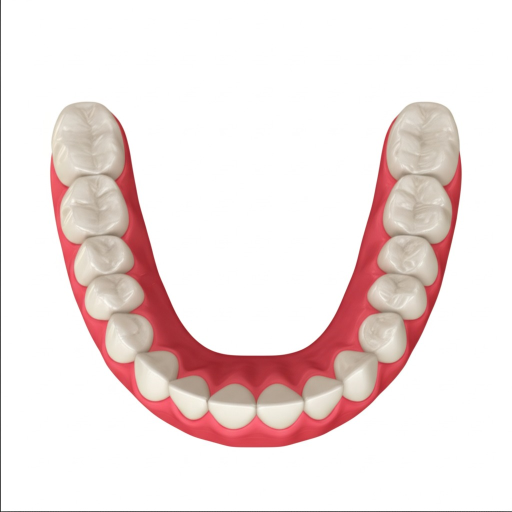
#> input picture AutoCapture/Assets/Lower.png, 1024 x 1024 px (shown at 1/2 size)
$ python main.py
#> lines starting #> are read from the running program, lines starting #| are printed output that depends on the picture; after the words box and inside, x2 and y2 are one past the last pixel; in counts of white or black regions, pixels touching at a corner belong together
import cv2
import numpy as np
import threading
import time
import os
import platform
from dataclasses import dataclass
from enum import Enum, auto

# ==========================================
# 1. Configuration & Assets
# ==========================================

class AssetManager:
    def __init__(self):
        # Absolute path calculation
        self.base_path = os.path.join(os.path.dirname(os.path.abspath(__file__)), "Assets")
        self.voices_path = os.path.join(self.base_path, "Voices")

        # Load Icons with Debugging
        print(f"[ASSETS] Loading from: {self.base_path}")
        self.icon_lower = self._load_image("Lower.png")
        self.icon_upper = self._load_image("Upper.png")

        self.system = platform.system()

    def _load_image(self, name):
#> called with name = 'Lower.png'
        path = os.path.join(self.base_path, name)
        if os.path.exists(path):
            img = cv2.imread(path, cv2.IMREAD_UNCHANGED)
#> img is the input picture: shape (1024, 1024, 4); mean B, G, R, A 225.9, 227.2, 241.1, 255
            if img is not None:
                print(f"[ASSETS] Loaded {name} successfully. Dimensions: {img.shape}")
#| [ASSETS] Loaded Lower.png successfully. Dimensions: (1024, 1024, 4)
#> call 2 of _load_image, with name = 'Upper.png'
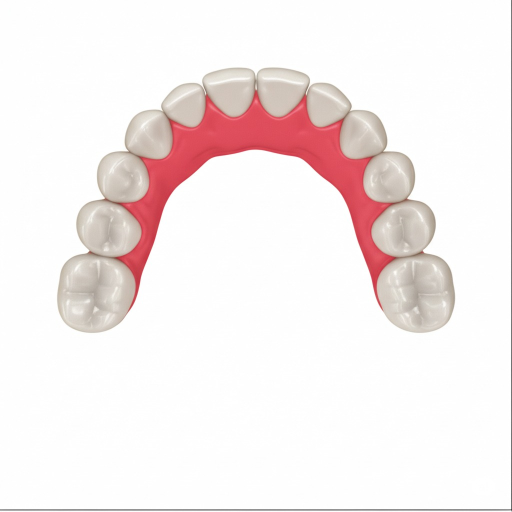
#> input picture AutoCapture/Assets/Upper.png, 1024 x 1024 px (shown at 1/2 size)
#> in _load_image, img is the input picture: shape (1024, 1024, 4); mean B, G, R, A 236.4, 236.9, 245.7, 255
#| [ASSETS] Loaded Upper.png successfully. Dimensions: (1024, 1024, 4)
                return img
            else:
                print(f"[ERR] {name} found but failed to load (corrupt?).")
        else:
            print(f"[WARN] Asset not found: {name} at {path}")
        return None

    def play_voice(self, filename):
        self._play_sound_file(os.path.join(self.voices_path, filename))

    def _play_sound_file(self, path):
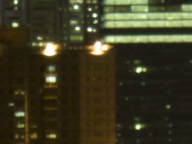
#> input picture AndroidUSBCamera-3.3.3 2/libuvc/src/main/jni/libjpeg-turbo-1.5.0/testimages/nightshot_iso_100.bmp, 192 x 144 px, given in place of the camera
#> in main, frame is the input picture: shape (144, 192, 3); mean B, G, R 33.8, 57.1, 60.1
        if not os.path.exists(path): return
        if self.system == "Windows":
            import winsound
            winsound.PlaySound(path, winsound.SND_ASYNC | winsound.SND_FILENAME)
        elif self.system == "Darwin": # macOS
            os.system(f"afplay '{path}' &")
        elif self.system == "Linux":
            os.system(f"aplay '{path}' &")

# ==========================================
# 2. Data Structures
# ==========================================

@dataclass
class MotionState:
    mu: float = 0.0
    sigma: float = 0.0
    speed_warning: bool = False
    stability_warning: bool = False

@dataclass
class GuidanceResult:
    prompt: str
    color: tuple
    motion: MotionState

class ScanningState(Enum):
    READY_TO_SCAN_LOWER = auto()
    SCANNING_LOWER = auto()
    READY_TO_SCAN_UPPER = auto()
    SCANNING_UPPER = auto()
    COMPLETE = auto()

# ==========================================
# 3. Logic: Hysteresis & Guidance
# ==========================================

class HysteresisState:
    def __init__(self, enter_threshold, clear_threshold, k_confirm=5):
        self._enter_threshold = enter_threshold
        self._clear_threshold = clear_threshold
        self._k_confirm = k_confirm
        self._enter_counter = 0
        self._clear_counter = 0
        self.is_warning = False

    def update(self, value):
        if not self.is_warning:
            if value >= self._enter_threshold: self._enter_counter += 1
            else: self._enter_counter = 0
            if self._enter_counter >= self._k_confirm:
                self.is_warning = True
                self._enter_counter = 0
        else:
            if value <= self._clear_threshold: self._clear_counter += 1
            else: self._clear_counter = 0
            if self._clear_counter >= self._k_confirm:
                self.is_warning = False
                self._clear_counter = 0

class GuidanceSystem:
    def __init__(self, asset_manager):
        self.assets = asset_manager

        # --- Parameters ---
        self.MOTION_TARGET_WIDTH = 480
        self.LK_EVERY_N = 3
        self.CAPTURE_SPEED_THRESH = 4.0
        self.CAPTURE_STAB_THRESH = 3.0
        self.CAPTURE_DELAY_S = 0.5
        self.CAPTURE_COOLDOWN_S = 1.5

        # --- State ---
        self._stop_event = threading.Event()
        self._frame_lock = threading.Lock()
        self._latest_frame = None
        self._new_frame_event = threading.Event()
        self._motion_state_lock = threading.Lock()
        self._motion_state = MotionState()
        self._motion_updated_event = threading.Event()
        self._is_processing_active = False

        self.on_guidance_updated = None
        self.on_capture_triggered = None

    def start(self):
        if not self._stop_event.is_set():
            self._stop_event.clear()
            threading.Thread(target=self._motion_worker, daemon=True).start()
            threading.Thread(target=self._state_worker, daemon=True).start()

    def stop(self):
        self._stop_event.set()
        self._new_frame_event.set()
        self._motion_updated_event.set()

    def set_processing_active(self, is_active):
        self._is_processing_active = is_active

    def process_frame(self, frame):
        if self._stop_event.is_set(): return
        with self._frame_lock:
            self._latest_frame = frame.copy()
        self._new_frame_event.set()

    def get_latest_frame(self):
        with self._frame_lock:
            return self._latest_frame.copy() if self._latest_frame is not None else None

    def _motion_worker(self):
        MAX_CORNERS, MIN_CORNERS = 100, 40
        prev_gray, prev_pts = None, None
        mu_smooth, sigma_smooth = None, None
        last_mu_raw, last_sigma_raw = 0, 0
        iteration = 0
        sp_state = HysteresisState(15.0, 12.0)
        sb_state = HysteresisState(10.0, 8.0)

        while not self._stop_event.is_set():
            self._new_frame_event.wait()
            self._new_frame_event.clear()
            if self._stop_event.is_set(): break

            with self._frame_lock:
                if self._latest_frame is None: continue
                frame = self._latest_frame.copy()

            # ROI & Resize
            h, w = frame.shape[:2]
            crop = frame[int(h*0.2):int(h*0.8), int(w*0.15):int(w*0.85)]
            scale = self.MOTION_TARGET_WIDTH / crop.shape[1]
            ds = cv2.resize(crop, (self.MOTION_TARGET_WIDTH, int(crop.shape[0]*scale)), interpolation=cv2.INTER_NEAREST)
            gray = cv2.cvtColor(ds, cv2.COLOR_BGR2GRAY)

            # Optical Flow Logic
            mu_raw, sigma_raw = 0, 0
            if prev_gray is None or prev_pts is None or len(prev_pts) < MIN_CORNERS:
                prev_pts = cv2.goodFeaturesToTrack(gray, MAX_CORNERS, 0.01, 8, blockSize=3)
            else:
                if iteration % self.LK_EVERY_N == 0:
                    next_pts, status, _ = cv2.calcOpticalFlowPyrLK(prev_gray, gray, prev_pts, None, winSize=(15,15), maxLevel=2)
                    if next_pts is not None:
                        good_new = next_pts[status == 1]
                        good_old = prev_pts[status == 1]
                        if len(good_new) >= MIN_CORNERS:
                            dists = np.sqrt(np.sum((good_new - good_old)**2, axis=1))
                            mu_raw = np.mean(dists)
                            sigma_raw = np.std(dists) if len(dists) > 1 else 0
                            prev_pts = good_new.reshape(-1, 1, 2)
                        else:
                            prev_pts = None # Reset
                else:
                    mu_raw, sigma_raw = last_mu_raw, last_sigma_raw

            prev_gray = gray
            last_mu_raw, last_sigma_raw = mu_raw, sigma_raw

            # Smoothing
            if mu_smooth is None: mu_smooth, sigma_smooth = mu_raw, sigma_raw
            else:
                mu_smooth = 0.8 * mu_smooth + 0.2 * mu_raw
                sigma_smooth = 0.8 * sigma_smooth + 0.2 * sigma_raw

            sp_state.update(mu_smooth)
            sb_state.update(sigma_smooth)

            with self._motion_state_lock:
                self._motion_state = MotionState(mu_smooth, sigma_smooth, sp_state.is_warning, sb_state.is_warning)
            self._motion_updated_event.set()
            iteration += 1

    def _state_worker(self):
        c_green = (60, 200, 60)
        c_amber = (0, 180, 255)
        c_red = (60, 60, 255)
        c_cyan = (255, 200, 80)
        stable_since = None
        last_capture_time = 0

        while not self._stop_event.is_set():
            self._motion_updated_event.wait()
            self._motion_updated_event.clear()
            if self._stop_event.is_set(): break

            with self._motion_state_lock: ms = self._motion_state

            if not self._is_processing_active:
                if self.on_guidance_updated:
                    self.on_guidance_updated(None)
                continue

            # Capture Logic
            is_stable = (ms.mu < self.CAPTURE_SPEED_THRESH) and (ms.sigma < self.CAPTURE_STAB_THRESH)
            is_arming = False
            now = time.time()

            if is_stable:
                if stable_since is None: stable_since = now
                if (now - stable_since) >= self.CAPTURE_DELAY_S:
                    is_arming = True
                    if (now - last_capture_time) >= self.CAPTURE_COOLDOWN_S:
                        if self.on_capture_triggered: self.on_capture_triggered()
                        last_capture_time = now
                        stable_since = None
                        is_arming = False
            else:
                stable_since = None
                is_arming = False

            if ms.speed_warning and ms.stability_warning: prompt, color = "Slow down & keep steady", c_red
            elif ms.speed_warning: prompt, color = "Slow down", c_amber
            elif ms.stability_warning: prompt, color = "Keep steady", c_amber
            elif is_arming: prompt, color = "Hold steady to capture...", c_cyan
            else: prompt, color = "Ready to capture", c_green

            if self.on_guidance_updated:
                self.on_guidance_updated(GuidanceResult(prompt, color, ms))

# ==========================================
# 4. UI Drawing
# ==========================================

class OverlayDrawer:
    def __init__(self, asset_manager):
        self.assets = asset_manager
        self.btn_main_rect = None
        self.btn_recapture_rect = None
        self.flash_frames = 0

    def trigger_flash(self):
        self.flash_frames = 8

    def draw_ui(self, frame, session_state, guidance_result, ui_text_main, ui_btn_text, progress_text):
#> called with ui_text_main = 'Place scanner at LEFT of LOWER arch.', ui_btn_text = 'Start Lower Scan', progress_text = '1/2'
        h, w = frame.shape[:2]
#> h = 144; w = 192

        # 1. Status Bar (Only if ACTIVE scanning)
        if guidance_result is not None:
            bar_h = 50
            bar_color = guidance_result.color
            cv2.rectangle(frame, (0, h - bar_h), (w, h), bar_color, -1)
            status_text = guidance_result.prompt
            cv2.putText(frame, status_text, (30, h - 15), cv2.FONT_HERSHEY_SIMPLEX, 1.0, (255, 255, 255), 2)

            # Target Box
            cx, cy = w // 2, h // 2
            box_sz = 300
            cv2.rectangle(frame, (cx-box_sz//2, cy-box_sz//2), (cx+box_sz//2, cy+box_sz//2), (255, 255, 100), 2)

        # 2. Top Instruction
        cv2.putText(frame, ui_text_main, (60, 80), cv2.FONT_HERSHEY_SIMPLEX, 1.0, (0,0,0), 4)
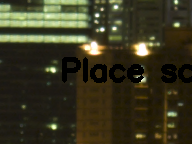
#> frame: shape (144, 192, 3); mean B, G, R 32.7, 55, 57.6
        cv2.putText(frame, ui_text_main, (60, 80), cv2.FONT_HERSHEY_SIMPLEX, 1.0, (255,255,255), 2)
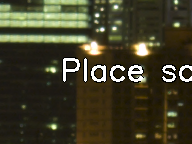
#> frame: shape (144, 192, 3); 3.06% of pixels changed, all inside (x1, y1, x2, y2) = (63, 58, 192, 82)

        # 3. Control Panel (Bottom Left)
        panel_w, panel_h = 300, 260
        pad_x, pad_y = 50, 80
        panel_x, panel_y = pad_x, h - panel_h - pad_y
#> panel_x = 50; panel_y = -196

        # Dark Card Background
        overlay = frame.copy()
        cv2.rectangle(overlay, (panel_x, panel_y), (panel_x + panel_w, panel_y + panel_h), (30, 30, 35), -1)
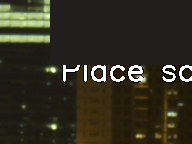
#> overlay: shape (144, 192, 3); mean B, G, R 33.6, 46.9, 50.9
        cv2.addWeighted(overlay, 0.9, frame, 0.1, 0, frame)

        # Arch Icon Logic (Updated)
        icon = None
        if "LOWER" in session_state.name:
            icon = self.assets.icon_lower
        elif "UPPER" in session_state.name:
            icon = self.assets.icon_upper

        if icon is not None:
            icon_sz = 100
            ix = panel_x + (panel_w - icon_sz) // 2
#> ix = 150
            iy = panel_y + 30
#> iy = -166
            # Resize
            try:
                # Maintain aspect ratio
                ratio = icon.shape[1] / icon.shape[0]
#> ratio = 1
                new_w = int(icon_sz * ratio)
#> new_w = 100
                icon_resized = cv2.resize(icon, (new_w, icon_sz))
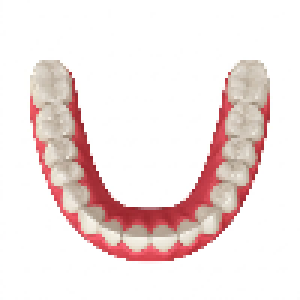
#> icon_resized: shape (100, 100, 4) (shown 3 times larger); mean B, G, R, A 226.5, 227.7, 241.7, 255

                # Re-calculate center with new width
                ix = panel_x + (panel_w - new_w) // 2

                # Draw
                self._overlay_image(frame, icon_resized, ix, iy)
            except Exception as e:
                print(f"[DRAW ERR] Icon draw failed: {e}")

        # "1/2" Text
        text_sz = cv2.getTextSize(progress_text, cv2.FONT_HERSHEY_SIMPLEX, 1.0, 2)[0]
        tx = panel_x + (panel_w - text_sz[0]) // 2
        ty = panel_y + 160
        cv2.putText(frame, progress_text, (tx, ty), cv2.FONT_HERSHEY_SIMPLEX, 1.0, (255, 255, 255), 2)

        # MAIN ACTION BUTTON
        btn_h = 50
        btn_y = panel_y + 180
        btn_x = panel_x + 20
        btn_w = panel_w - 40

        btn_color = (230, 80, 80)
        cv2.rectangle(frame, (btn_x, btn_y), (btn_x + btn_w, btn_y + btn_h), btn_color, -1)

        b_sz = cv2.getTextSize(ui_btn_text, cv2.FONT_HERSHEY_SIMPLEX, 0.7, 2)[0]
        bx = btn_x + (btn_w - b_sz[0]) // 2
        by = btn_y + (btn_h + b_sz[1]) // 2
        cv2.putText(frame, ui_btn_text, (bx, by), cv2.FONT_HERSHEY_SIMPLEX, 0.7, (255, 255, 255), 2)

        self.btn_main_rect = (btn_x, btn_y, btn_x + btn_w, btn_y + btn_h)

        # RECAPTURE BUTTON
        self.btn_recapture_rect = None
        show_recapture = session_state in [ScanningState.READY_TO_SCAN_UPPER, ScanningState.COMPLETE]

        if show_recapture:
            r_btn_h = 40
            r_btn_y = btn_y + btn_h + 15

            # Draw Outline
            cv2.rectangle(frame, (btn_x, r_btn_y), (btn_x + btn_w, r_btn_y + r_btn_h), (50,50,50), -1)
            cv2.rectangle(frame, (btn_x, r_btn_y), (btn_x + btn_w, r_btn_y + r_btn_h), (150,150,150), 1)

            r_text = "Recapture"
            r_sz = cv2.getTextSize(r_text, cv2.FONT_HERSHEY_SIMPLEX, 0.6, 1)[0]
            rx = btn_x + (btn_w - r_sz[0]) // 2
            ry = r_btn_y + (r_btn_h + r_sz[1]) // 2
            cv2.putText(frame, r_text, (rx, ry), cv2.FONT_HERSHEY_SIMPLEX, 0.6, (200, 200, 200), 1)

            self.btn_recapture_rect = (btn_x, r_btn_y, btn_x + btn_w, r_btn_y + r_btn_h)

        # 4. Handle Capture Flash
        if self.flash_frames > 0:
            self._draw_corner_flash(frame)
            self.flash_frames -= 1

    # [9 lines left out: function _draw_corner_flash, not called in this run]

    def _overlay_image(self, bg, fg, x, y):
        # FIX: Clipping logic added to ensure icons render even if slightly off-screen
#> called with x = 150, y = -166
        h_fg, w_fg = fg.shape[:2]
#> h_fg = 100; w_fg = 100
        h_bg, w_bg = bg.shape[:2]
#> h_bg = 144; w_bg = 192

        if x >= w_bg or y >= h_bg: return # Totally out of bounds

        # Calculate clipping
        x_start = max(0, x)
#> x_start = 150
        y_start = max(0, y)
#> y_start = 0
        x_end = min(w_bg, x + w_fg)
#> x_end = 192
        y_end = min(h_bg, y + h_fg)

        # Calculate overlap in foreground terms
        fg_x_start = x_start - x
        fg_y_start = y_start - y
        fg_x_end = fg_x_start + (x_end - x_start)
        fg_y_end = fg_y_start + (y_end - y_start)

        if (x_end - x_start) <= 0 or (y_end - y_start) <= 0: return

        # Case 1: 4 Channels (Transparent PNG)
        if fg.shape[2] == 4:
            fg_crop = fg[fg_y_start:fg_y_end, fg_x_start:fg_x_end]
            bg_crop = bg[y_start:y_end, x_start:x_end]

            alpha_fg = fg_crop[:, :, 3] / 255.0
            alpha_bg = 1.0 - alpha_fg

            for c in range(3):
                bg_crop[:, :, c] = (alpha_fg * fg_crop[:,:,c] + alpha_bg * bg_crop[:,:,c])

            bg[y_start:y_end, x_start:x_end] = bg_crop

        # Case 2: 3 Channels (Standard JPG/PNG without alpha)
        elif fg.shape[2] == 3:
            bg[y_start:y_end, x_start:x_end] = fg[fg_y_start:fg_y_end, fg_x_start:fg_x_end]

# ==========================================
# 5. Session Manager
# ==========================================

class SessionManager:
    def __init__(self, guidance_system, asset_manager, drawer):
        self.guidance = guidance_system
        self.assets = asset_manager
        self.drawer = drawer
        self.state = ScanningState.READY_TO_SCAN_LOWER
        self.main_text = ""
        self.btn_text = ""
        self.progress_text = ""

        self.save_dir = os.path.join(os.getcwd(), "Captures")
        if not os.path.exists(self.save_dir): os.makedirs(self.save_dir)

        # File Tracking for Deletion
        self.files_lower = []
        self.files_upper = []

        self.guidance.on_capture_triggered = self.on_internal_capture

    def start_session(self):
        self.guidance.start()
        self.state = ScanningState.READY_TO_SCAN_LOWER
        self.update_ui_state()

    # [78 lines left out: functions action_button_click, recapture_click, _delete_files, on_internal_capture, not called in this run]

    def update_ui_state(self):
        if self.state == ScanningState.READY_TO_SCAN_LOWER:
            self.main_text = "Place scanner at LEFT of LOWER arch."
            self.btn_text = "Start Lower Scan"
            self.progress_text = "1/2"
            self.assets.play_voice("Ins1.wav")

        elif self.state == ScanningState.SCANNING_LOWER:
            self.main_text = "Move along LOWER arch to the right."
            self.btn_text = "Finish Lower Scan"
            self.progress_text = "1/2"
            self.assets.play_voice("Ins2.wav")

        elif self.state == ScanningState.READY_TO_SCAN_UPPER:
            self.main_text = "Place scanner at LEFT of UPPER arch."
            self.btn_text = "Start Upper Scan"
            self.progress_text = "2/2"
            self.assets.play_voice("Ins3.wav")

        elif self.state == ScanningState.SCANNING_UPPER:
            self.main_text = "Move along UPPER arch to the right."
            self.btn_text = "Finish Upper Scan"
            self.progress_text = "2/2"
            self.assets.play_voice("Ins4.wav")

        elif self.state == ScanningState.COMPLETE:
            self.main_text = "Scan Complete!"
            self.btn_text = "Finish Session"
            self.progress_text = "Done"
            self.assets.play_voice("Ins5.wav")

# ==========================================
# 6. Main Entry Point
# ==========================================

g_session = None
g_drawer = None

# [12 lines left out: function mouse_callback, not called in this run]

def main():
    global g_session, g_drawer

    cap = cv2.VideoCapture(0)
    # High Res attempt
    cap.set(cv2.CAP_PROP_FRAME_WIDTH, 1920)
    cap.set(cv2.CAP_PROP_FRAME_HEIGHT, 1080)

    if not cap.isOpened():
        print("Error: No camera.")
        return

    assets = AssetManager()
    drawer = OverlayDrawer(assets)
    guidance = GuidanceSystem(assets)
    g_session = SessionManager(guidance, assets, drawer)
    g_drawer = drawer

    latest_result = None
    def on_update(res): nonlocal latest_result; latest_result = res
    guidance.on_guidance_updated = on_update

    g_session.start_session()

    window_name = "Dental Scanner"
    cv2.namedWindow(window_name, cv2.WINDOW_NORMAL)
    cv2.setWindowProperty(window_name, cv2.WND_PROP_FULLSCREEN, cv2.WINDOW_FULLSCREEN)
    cv2.setMouseCallback(window_name, mouse_callback)

    while True:
        ret, frame = cap.read()
        if not ret: break

        # Mirror view
        frame = cv2.flip(frame, 1)

        guidance.process_frame(frame)

        display_frame = frame.copy()
        g_drawer.draw_ui(display_frame, g_session.state, latest_result,
                         g_session.main_text, g_session.btn_text, g_session.progress_text)
#> in draw_ui, `cv2.putText(frame, ui_btn_text, (bx, by), cv2.FONT_HERSHEY_SIMPLEX, 0...`:
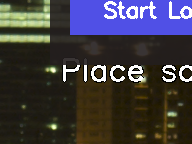
#> frame: shape (144, 192, 3); mean B, G, R 65.5, 59.2, 62.5

        cv2.imshow(window_name, display_frame)

        key = cv2.waitKey(1) & 0xFF
#> (key q is pressed here)
        if key == ord('q'): break
        elif key == ord(' '): g_session.action_button_click()
        elif key == ord('r'): g_session.recapture_click()

    guidance.stop()
    cap.release()
    cv2.destroyAllWindows()

if __name__ == "__main__":
    main()
